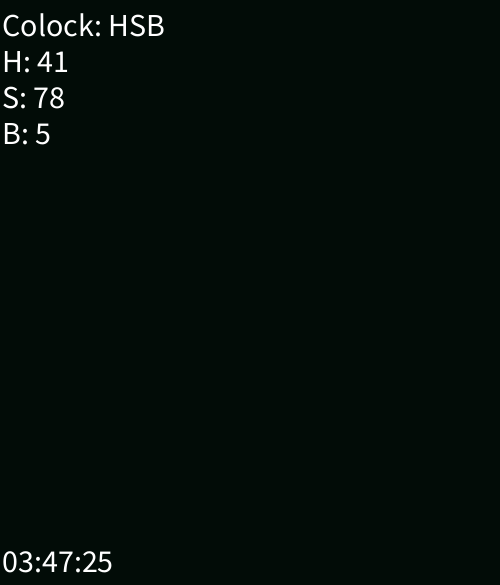
Frame 1 (no input)
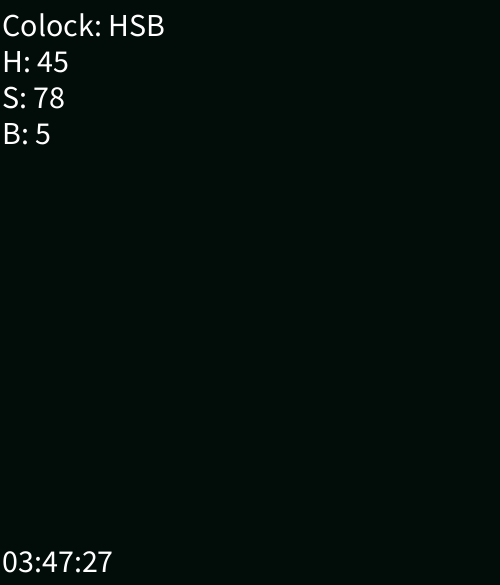
Frame 60 (the mouse pressed at the canvas centre just before this capture)
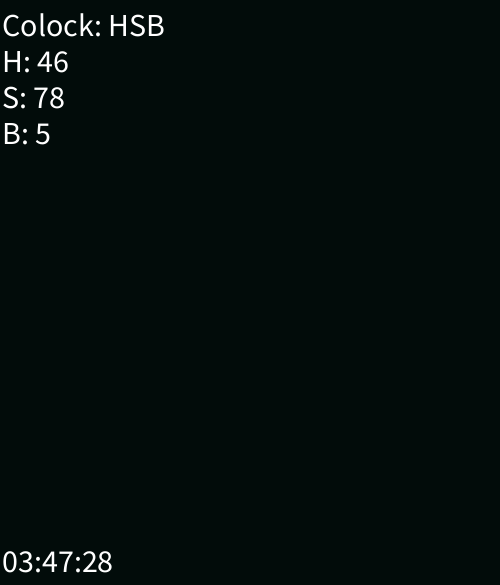
Frame 120 (the mouse held since frame 60 and released just before this capture)

The Processing sketch that drew these frames (run headless with seeded random() and noise(); from frame 60 on, the mouse is pressed at the canvas centre):

// Processing sketch: processing_105164
// ── processing_105164.pde

/*
__     __ ____    ____
\ \   / / |   \  /   | Victor M.
 \ \ / /  | |\ \/ /| | MIXED MEDIA ART
  \ V /   | | \  / | |
   \ /    | |  \/  | |
    V     |_|      |_|
 
HSB Colock by Victor M.
 
 
*/
void setup(){
  size(500,585);
  background(0);
}
void draw(){
  colorMode(HSB,100); 
  int sec = second(); 
  int min = minute();
  int hou = hour();
  int secCol = (sec*100)/60;
  int minCol = (min*100)/60;
  int houCol = (hou*100)/60;
    String []time = {"00","01","02","03","04","05","06","07","08","09","10","11","12","13","14","15","16","17","18","19","20","21","22","23","24","25","26","27","28","29","30","31","32","33","34","35","36","37","38","39","40","41","42","43","44","45","46","47","48","49","50","51","52","53","54","55","56","57","58","59"};
  noStroke();
  background(secCol, minCol, houCol);
  textSize(32);
    if(houCol > 75){
    fill(0,0,0);
  } else {
    fill(0,0,100);
  }
  text("Colock: HSB",2,36);
  text("H: "+secCol,2,36*2);
  text("S: "+minCol,2,36*3);
  text("B: "+houCol,2,36*4);
  text(time[hou]+":"+time[min]+":"+time[sec],2,572);
}
